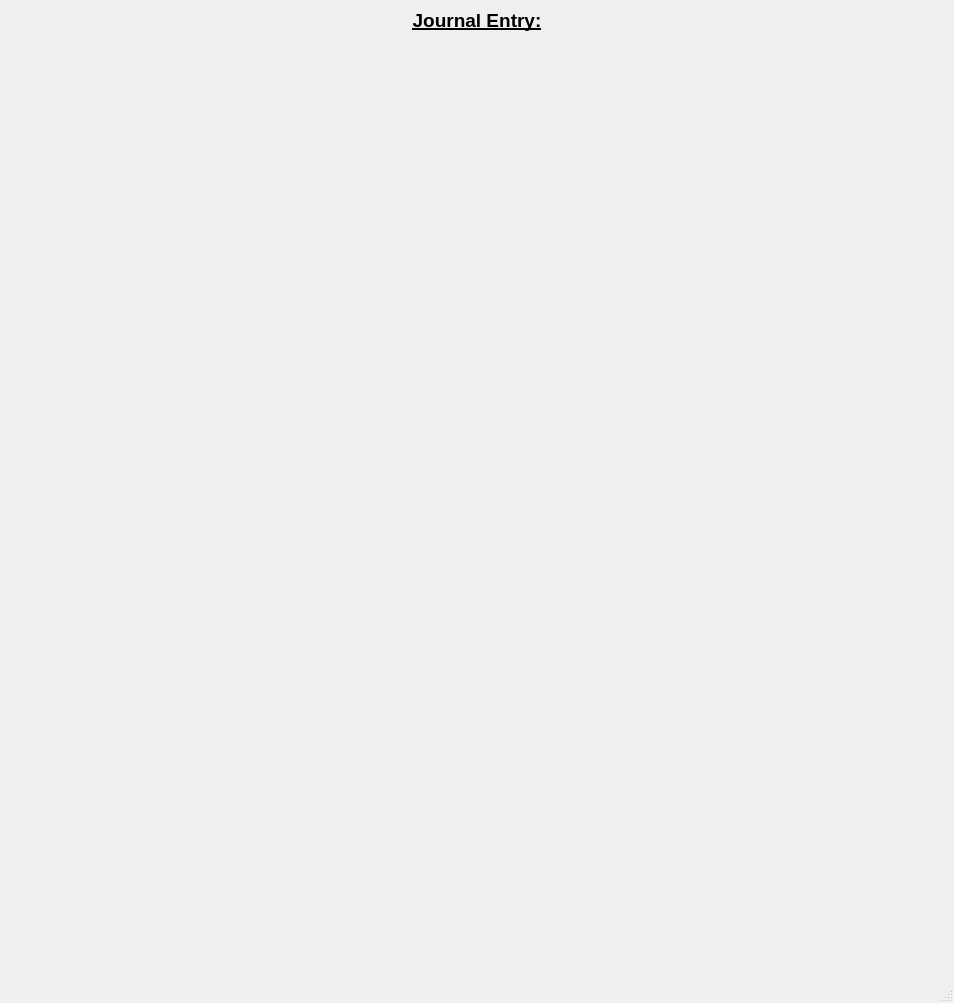
<?xml version="1.0" encoding="UTF-8"?>
<ui version="4.0">
 <class>MainWindow</class>
 <widget class="QMainWindow" name="MainWindow">
  <property name="geometry">
   <rect>
    <x>0</x>
    <y>0</y>
    <width>954</width>
    <height>1003</height>
   </rect>
  </property>
  <property name="windowTitle">
   <string>Journal Reader</string>
  </property>
  <widget class="QWidget" name="centralwidget">
   <layout class="QGridLayout" name="gridLayout">
    <item row="1" column="0">
     <widget class="QLabel" name="content">
      <property name="font">
       <font>
        <family>Arial</family>
        <pointsize>10</pointsize>
       </font>
      </property>
      <property name="text">
       <string/>
      </property>
      <property name="alignment">
       <set>Qt::AlignLeading|Qt::AlignLeft|Qt::AlignTop</set>
      </property>
     </widget>
    </item>
    <item row="0" column="0">
     <widget class="QLabel" name="title">
      <property name="sizePolicy">
       <sizepolicy hsizetype="Preferred" vsizetype="Fixed">
        <horstretch>0</horstretch>
        <verstretch>0</verstretch>
       </sizepolicy>
      </property>
      <property name="font">
       <font>
        <family>Arial</family>
        <pointsize>14</pointsize>
        <weight>75</weight>
        <bold>true</bold>
        <underline>true</underline>
       </font>
      </property>
      <property name="text">
       <string>Journal Entry:</string>
      </property>
      <property name="alignment">
       <set>Qt::AlignCenter</set>
      </property>
     </widget>
    </item>
   </layout>
  </widget>
  <widget class="QMenuBar" name="menubar">
   <property name="geometry">
    <rect>
     <x>0</x>
     <y>0</y>
     <width>954</width>
     <height>21</height>
    </rect>
   </property>
  </widget>
  <widget class="QStatusBar" name="statusbar"/>
  <action name="actionExport_to">
   <property name="text">
    <string>Export to</string>
   </property>
  </action>
 </widget>
 <resources/>
 <connections/>
</ui>
